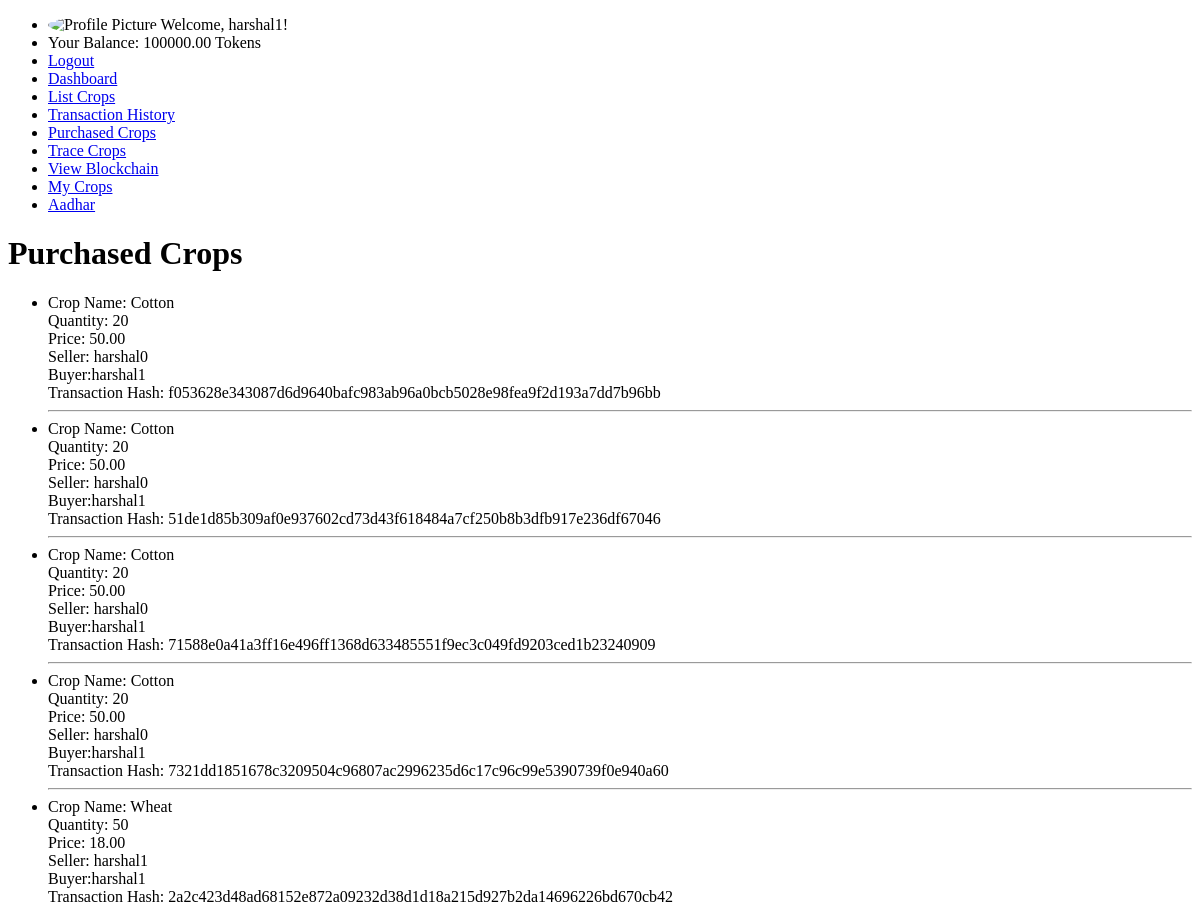
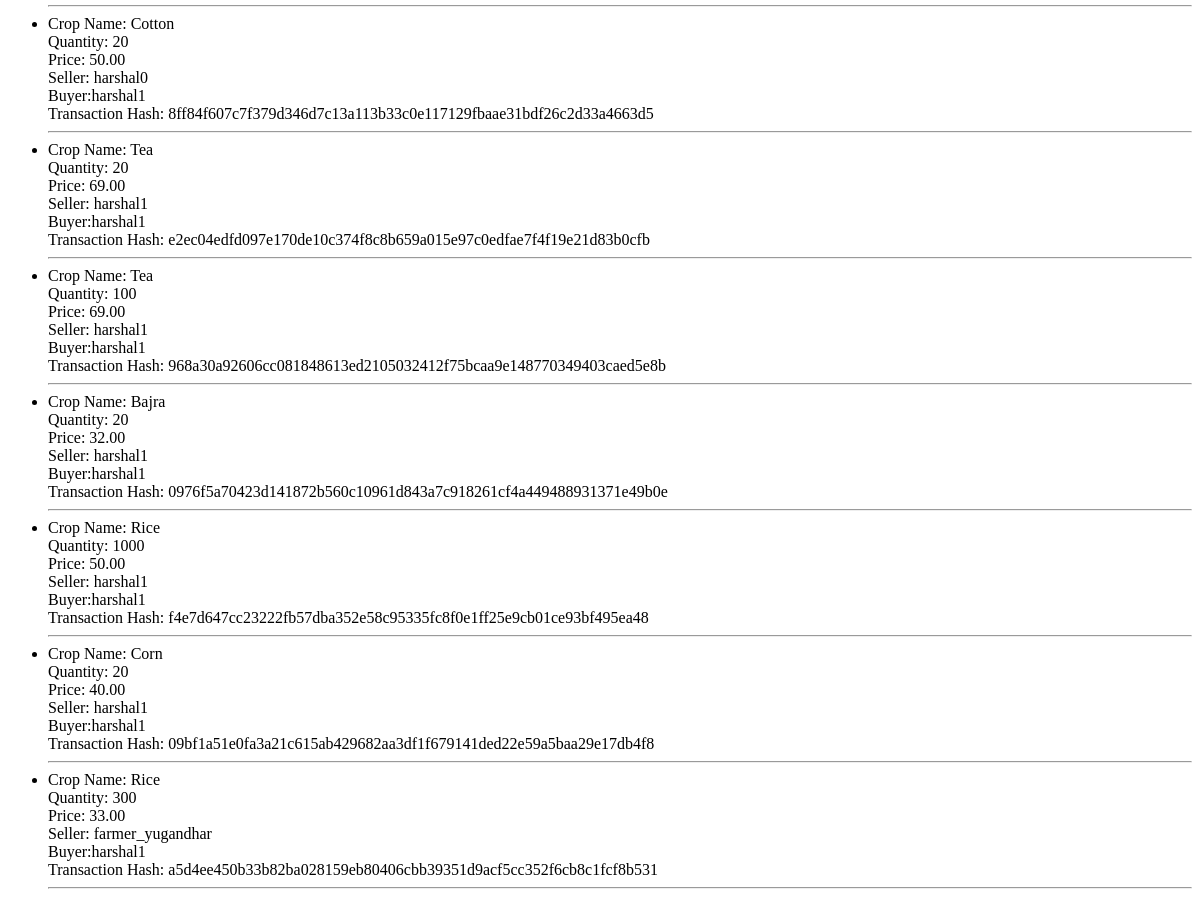
The page /purchased_crops/ (signed in) on the database as committed earlier (2 pictures, top to bottom).
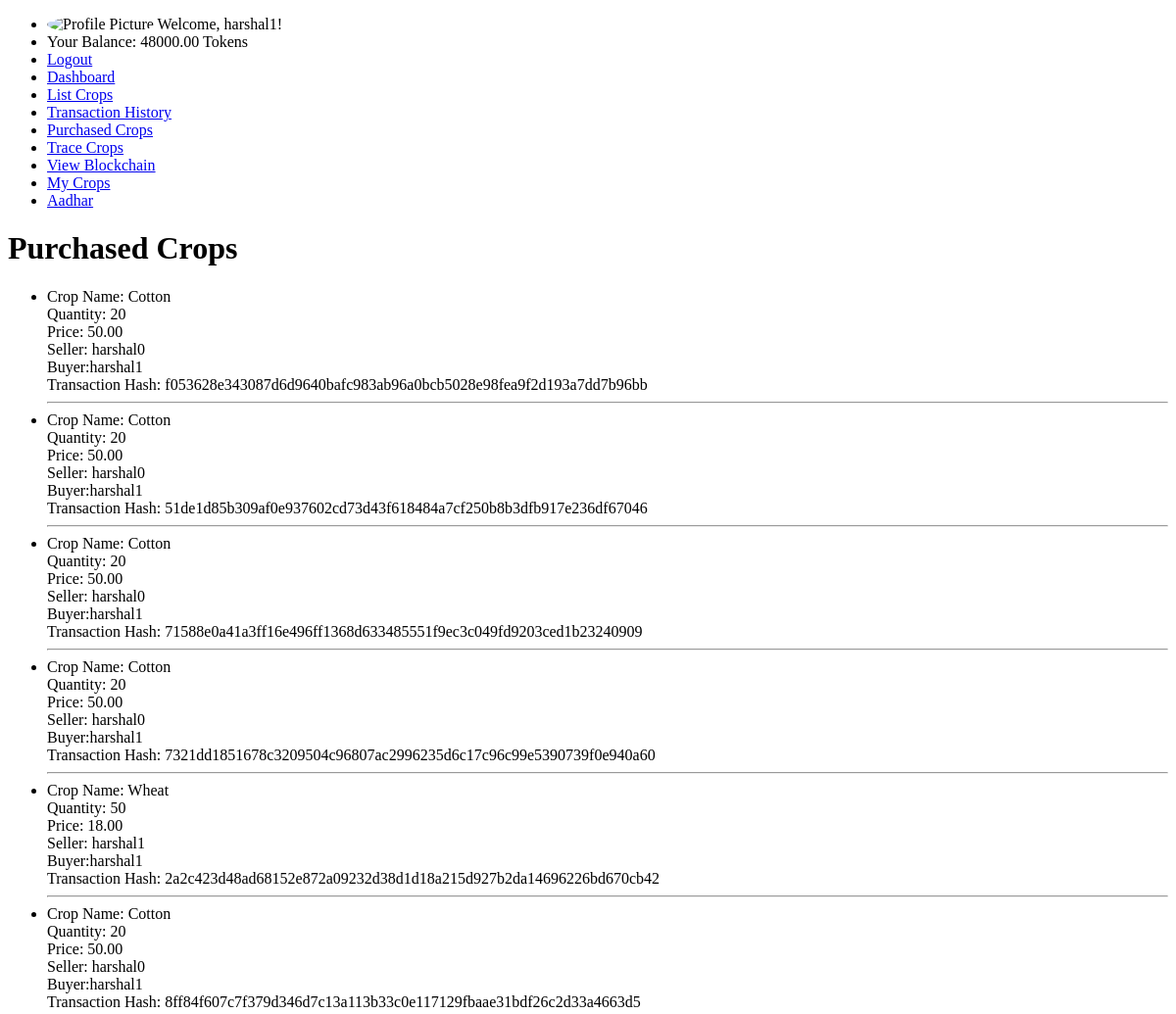
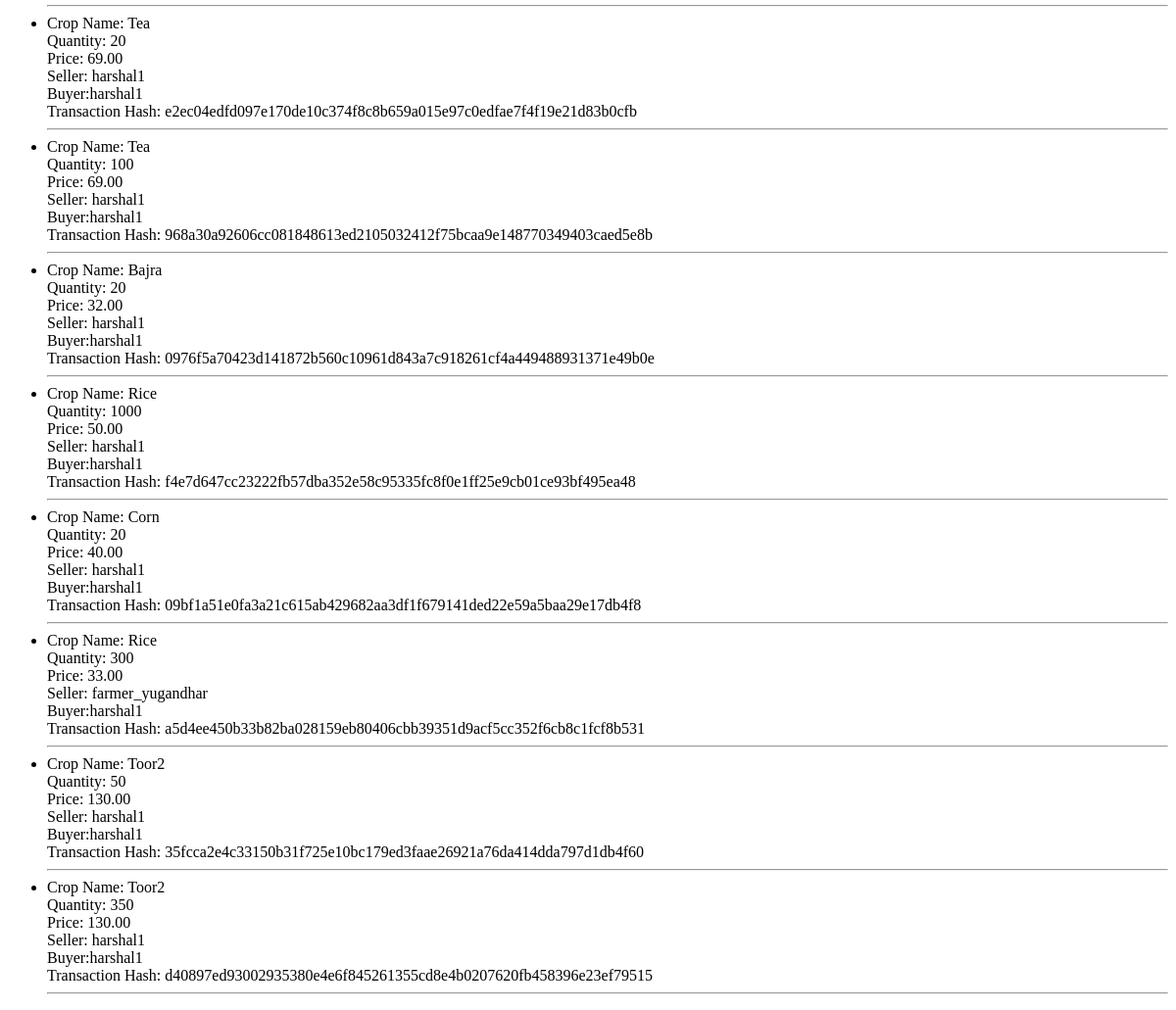
The same page on the database as committed later (2 pictures, top to bottom).
### supply_chain/models.py (models this page shows, shortened)
class CustomUser(AbstractUser):
    ROLE_CHOICES = [
        ('FARMER', 'Farmer'),
        ('DISTRIBUTOR', 'Distributor'),
        ('CONSUMER', 'Consumer'),
    ]
    role = models.CharField(max_length=100, choices=ROLE_CHOICES)
    profile_picture = models.ImageField(upload_to='profile_pictures/', default='default_profile.png', blank=True)
    balance = models.DecimalField(max_digits=10, decimal_places=2, default=100000)  # 2 decimal points for tokens

class PurchasedCrop(models.Model):
    seller = models.ForeignKey(settings.AUTH_USER_MODEL, related_name='sold_crops', on_delete=models.CASCADE)
    buyer = models.ForeignKey(settings.AUTH_USER_MODEL, related_name='purchased_crops', on_delete=models.CASCADE)
    crop = models.ForeignKey(Crop, on_delete=models.CASCADE)
    quantity = models.PositiveIntegerField()
    price = models.DecimalField(max_digits=10, decimal_places=2)
    transaction_hash = models.CharField(max_length=255)
    timestamp = models.DateTimeField(auto_now_add=True)

class Crop(models.Model):
    name = models.CharField(max_length=100)
    quantity = models.FloatField()
    price = models.FloatField()  # Price for public visibility
    specific_user_price = models.FloatField(blank=True, null=True)  # Price for specific users
    current_owner = models.ForeignKey(settings.AUTH_USER_MODEL, on_delete=models.CASCADE, related_name='owned_crops')
    status = models.CharField(max_length=20, choices=[('listed', 'Listed'), ('sold', 'Sold')])
    current_stage = models.CharField(max_length=100, default='Listed by Farmer')
    transaction_hash = models.CharField(max_length=64, blank=True, null=True)
    allowed_users = models.ManyToManyField(settings.AUTH_USER_MODEL, related_name='allowed_crops', blank=True)
    visibility = models.CharField(max_length=10, choices=[('public', 'Public'), ('private', 'Private')], default='public')
    price_in_tokens = models.FloatField(blank=True, null=True, help_text='Optional: Price in tokens for the crop.')
    token_currency_enabled = models.BooleanField(default=False, help_text='Is token currency enabled for this crop?')

### supply_chain/views.py (the view)
# urls.py: path('purchased_crops/', purchased_crops, name='purchased_crops'),
@login_required
def purchased_crops(request):
    purchased_crops = PurchasedCrop.objects.filter(buyer=request.user)
    return render(request, 'purchased_crops.html', {'purchased_crops': purchased_crops})

### supply_chain/context_processors.py (called while the page is built)
def user_info(request):
    if request.user.is_authenticated:
        profile_picture_url = request.user.profile_picture.url if hasattr(request.user, 'profile_picture') and request.user.profile_picture else 'default_profile.png'
        return {
            'profile_name': request.user.username,
            'dp_url': profile_picture_url,
            'available_tokens': getattr(request.user, 'balance', 0),  # Assuming token_balance is an attribute of CustomUser
        }
    return {}

### supply_chain/templates/purchased_crops.html
{% extends 'base.html' %}
{% block content %}
<h1>Purchased Crops</h1>
<ul>
    {% for crop in purchased_crops %}
        <li>
            Crop Name: {{ crop.crop.name }}<br>
            Quantity: {{ crop.quantity }}<br>
            Price: {{ crop.price }}<br>
            Seller: {{ crop.seller.username }}<br>
            Buyer:{{crop.buyer.username}}<br>
            Transaction Hash: {{ crop.transaction_hash }}<br>
        </li>
        <hr>
    {% empty %}
        <p>No crops purchased yet.</p>
    {% endfor %}
</ul>
{% endblock %}

### supply_chain/templates/base.html (shortened to what this page needs)
<!DOCTYPE html>
<html lang="en">
<head>
</head>
<body>
    <header>
        <nav>
            <ul>
                {% if user.is_authenticated %}
                    <li>
                        <img src="{{ dp_url }}" alt="Profile Picture" class="profile-picture" style="width:50px; height:50px; border-radius:50%;">
                        <span>Welcome, {{ profile_name }}!</span>
                    </li>
                    <li>
                        <span>Your Balance: {{ available_tokens }} Tokens</span>
                    </li>
                    <li><a href="{% url 'logout' %}" class="logout-button">Logout</a></li>
                {% else %}
                    <li><a href="{% url 'login' %}">Login</a></li>
                    <li><a href="{% url 'register' %}">Register</a></li>
                {% endif %}
                <li><a href="{% url 'dashboard' %}">Dashboard</a></li>
                <li><a href="{% url 'list_crops' %}">List Crops</a></li>
                <li><a href="{% url 'transaction_history' %}">Transaction History</a></li>
                <li><a href="{% url 'purchased_crops' %}">Purchased Crops</a></li>
                <li><a href="{% url 'trace_crops' %}">Trace Crops</a></li>
                <li><a href="{% url 'view_blockchain' %}">View Blockchain</a></li>
                <li><a href="{% url 'my_crops' %}">My Crops</a></li>
                <li><a href="{% url 'aadhar_details_page' %}">Aadhar</a></li>
            </ul>
        </nav>
    </header>
    <main>
        {% block content %}{% endblock %}
    </main>
</body>
</html>

Rows that differ between the two databases and show on the page:
changed CustomUser "harshal1": balance "100000.00" → "48000.00"
added PurchasedCrop: crop.name "Toor2", quantity "50", price "130.00", seller.username "harshal1", buyer.username "harshal1", transaction_hash "35fcca2e4c33150b31f725e10bc179ed3faae26921a76da414dda797d1db4f60"
added PurchasedCrop: crop.name "Toor2", quantity "350", price "130.00", seller.username "harshal1", buyer.username "harshal1", transaction_hash "d40897ed93002935380e4e6f845261355cd8e4b0207620fb458396e23ef79515"
